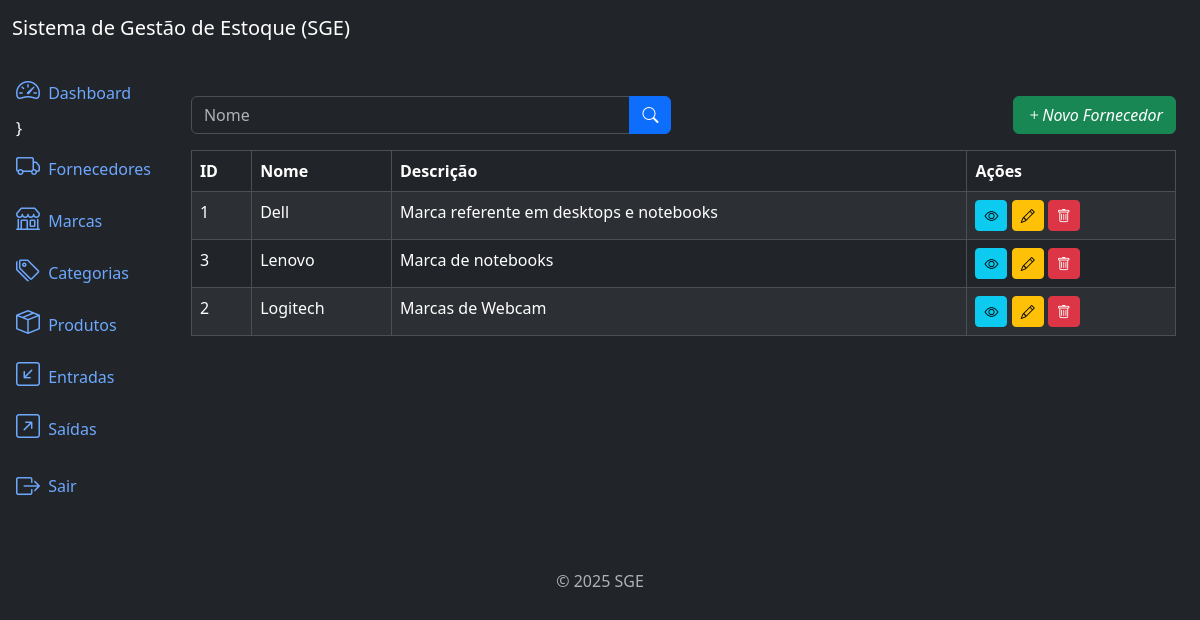
/Suppliers/list/ (signed in), run on the app's committed database.
### suppliers/models.py (models this page shows, shortened)
class Supplier(models.Model):
    name = models.CharField(max_length=500)
    description = models.TextField(null=True, blank=True)
    created_at = models.DateTimeField(auto_now_add=True)
    updated_at = models.DateTimeField(auto_now=True)
    class Meta:
        verbose_name = 'Supplier'
        verbose_name_plural = 'Suppliers'
        ordering = ['name']

### suppliers/views.py (the view)
# urls.py: path('Suppliers/list/', SupplierListView.as_view(), name='supplier_list'),
class SupplierListView(LoginRequiredMixin, PermissionRequiredMixin,  ListView):
    model = Supplier
    template_name = 'supplier_list.html'
    context_object_name = 'suppliers'
    paginate_by = 10
    permission_required = 'suppliers.view_supplier'
    def get_queryset(self):
        queryset = super().get_queryset()
        name = self.request.GET.get('name')
        if name:
            queryset = queryset.filter(name__icontains=name)
        return queryset

### suppliers/templates/supplier_list.html (shortened to what this page needs)
{% extends 'base.html' %}
{% block content %}
    <div class="row mb-3">
        <div class="col-md-6">
            <form method="get" action="{% url 'supplier_list' %}">
                <div class="input-group">
                  <input type="text" class="form-control" name="name" placeholder="Nome" value="{{ request.GET.name }}">
                  <button type="submit" class="btn btn-primary">
                    <i class="bi bi-search"></i>
                  </button>
                </div>
            </form>
        </div>
        {% if perms.suppliers.add_supplier %}
            <div class="col-md-6">
                <a href="{% url 'supplier_create' %}" class="btn btn-success float-end">
                    <i class="bi bi-plus">Novo Fornecedor</i>
                </a>
            </div>
        {% endif %}
    </div>
    <div class="table-responsive">
        <table class="table table-striped table-bordered">
            <thead class="thead-dark">
                <tr>
                    <th>ID</th>
                    <th>Nome</th>
                    <th>Descrição</th>
                    <th>Ações</th>
                </tr>
            </thead>
            <tbody>
                {% for supplier in suppliers %}
                <tr>
                    <td>{{ supplier.id }}</td>
                    <td>{{ supplier.name }}</td>
                    <td>{{ supplier.description }}</td>
                    <td>
                        {% if perms.suppliers.view_supplier %}
                            <a href="{% url 'supplier_detail' supplier.id %}" class="btn btn-info btn-sm">
                                <i class="bi bi-eye"></i>
                            </a>
                        {% endif %}
                        {% if perms.suppliers.change_supplier %}
                            <a href="{% url 'supplier_update' supplier.id %}" class="btn btn-warning btn-sm">
                                <i class="bi bi-pencil"></i>
                            </a>
                        {% endif %}
                        {% if perms.suppliers.delete_supplier %}
                            <a href="{% url 'supplier_delete' supplier.id %}" class="btn btn-danger btn-sm">
                                <i class="bi bi-trash"></i>
                            </a>
                        {% endif %}
                    </td>
                </tr>
                {% endfor %}
            </tbody>
        </table>
    </div>
{% endblock %}

### data on the page
Supplier: id "1", name "Dell", description "Marca referente em desktops e notebooks"
Supplier: id "3", name "Lenovo", description "Marca de notebooks"
Supplier: id "2", name "Logitech", description "Marcas de Webcam"
